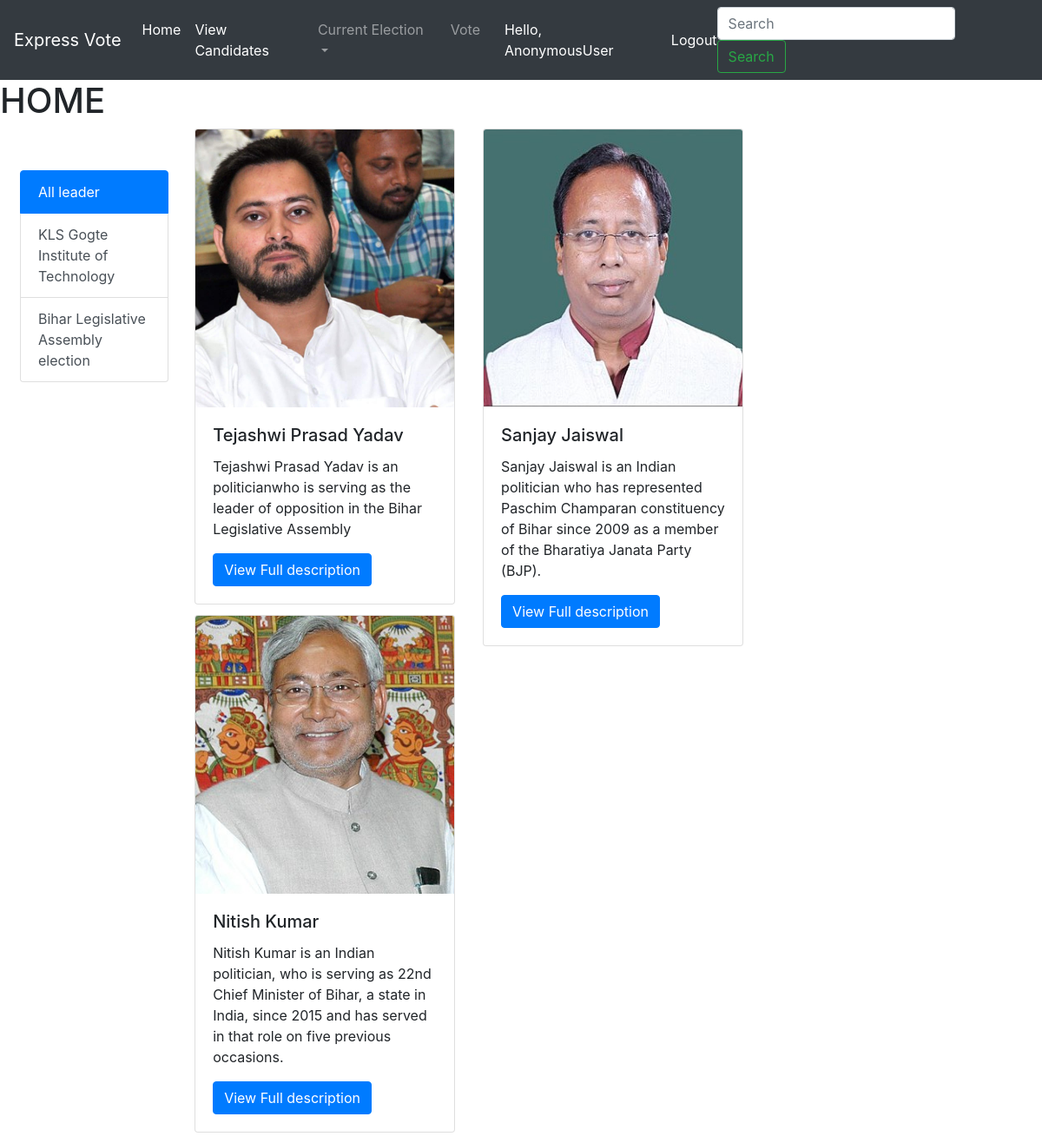
Page /home/ on the earlier database version.
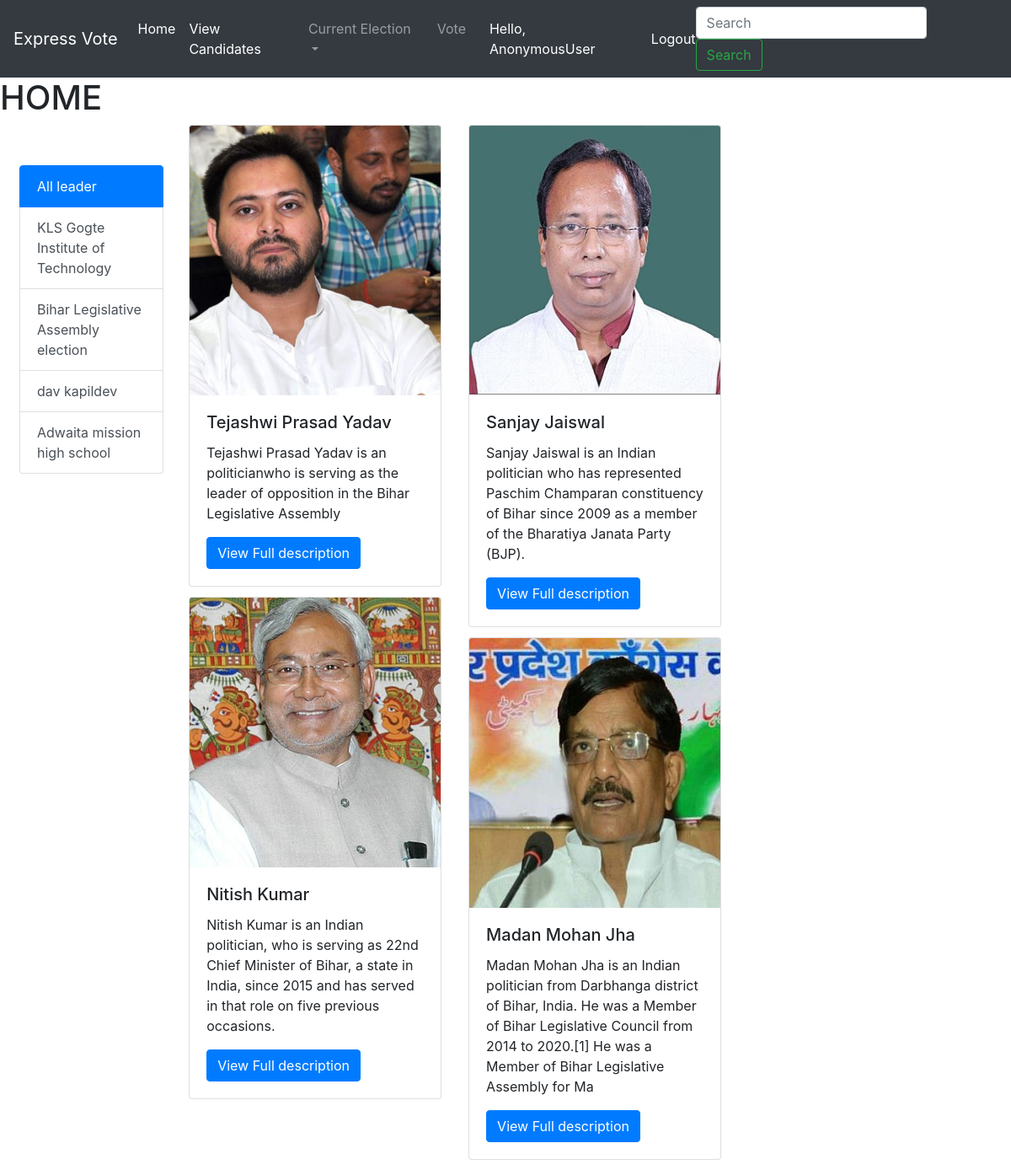
Same page on the later database version.
### myapp/models.py (models this page shows, shortened)
class location(models.Model):
    title = models.CharField(max_length=100)
    description = models.TextField()

class Imageleader(models.Model):
    title = models.CharField(max_length=200)
    description = models.TextField(max_length=200)
    description1 = models.TextField(max_length=1000,default='')
    manifesto1=models.CharField(max_length=200,default='')
    manifesto2=models.CharField(max_length=200,default='')
    manifesto3=models.CharField(max_length=200,default='')
    party=models.CharField(max_length=200,default='')
    image = models.ImageField(upload_to='image')
    cat = models.ForeignKey(location, on_delete=models.CASCADE)

### expressvote/views.py (the view)
# urls.py: path('home/', views.show_home_page,name='home'),
def show_home_page(request):
    images = Imageleader.objects.all()
    loc = location.objects.all()
    data = {'images': images, 'loc': loc}
    return render(request, "home.html", data)

### templates/home.html (shortened to what this page needs)
<!doctype html>
<html lang="en">
  <head>
    <link rel="stylesheet" href="https://maxcdn.bootstrapcdn.com/bootstrap/4.0.0/css/bootstrap.min.css">
  </head>
  <body>
  {%include 'navbar.html' %}
    <h1>HOME</h1>
  <div class="row ml-2">
      <div class="col-sm-2 col-md-3 col-lg-2">
        <div class="list-group mt-5">
          <a href="/home" class="list-group-item list-group-item-action active">
          All leader
          </a>
          {% for c in loc %}
          <a href="/location/{{c.pk}}" class="list-group-item list-group-item-action">{{c.title}}</a>
          {% endfor %}
        </div>
      </div>
    <div class="col-sm-3 col-md-9 col-lg-10">
          <div class="card-columns">
            {% for i in images %}
            <div class="card" style= "width:300px">
              <img class="card-img-top" src="/media/{{ i.image }}" alt="Card image cap">
                <div class="card-body">
                  <h5 class="card-title">{{i.title}}</h5>
                   <p class="card-text">{{i.description}}</p>
                   <a href="/candidate/{{i.id}}" class="btn btn-primary">View Full description</a>
                </div>
            </div>
            {% endfor %}
      </div>
    </div>
  </div>
  </body>
</html>

Differences in the rows shown:
added location: title "dav kapildev"
added location: title "Adwaita mission high school"
added Imageleader: image (picture), title "Madan Mohan Jha", description "Madan Mohan Jha is an Indian politician from Darbhanga district of Bihar, India. He was a Member of Bihar Legislative Council from 2014 to 2020.[1] He was a Member of Bihar Legislative Assembly for Ma"
